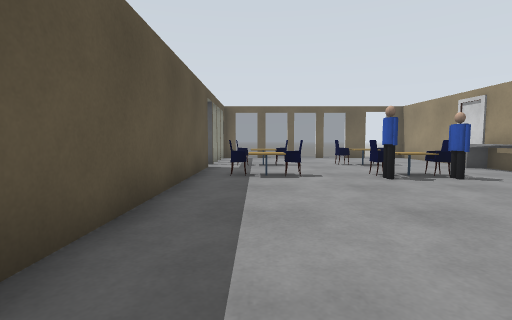
view 1 (above)

12 first-person views from a walk through a robot-simulator world made for Gazebo. The camera is 0.9 m above the floor, tilts 4° down and sees 85° across. The floor is counted in squares, 1 m on a side. Each view is taken from the middle of a square. On the plan, view 1 faces up. The plan holds only what a view shows up to about 11 squares ahead; the rest is blank. Simple shapes stand in for some stock models.

view 2
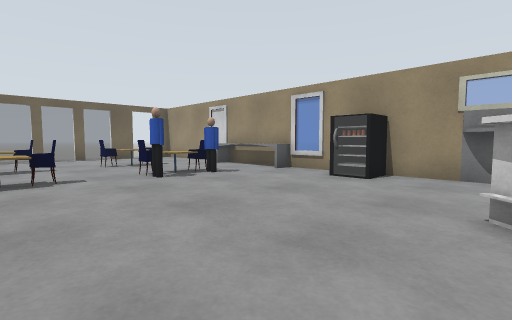

view 3
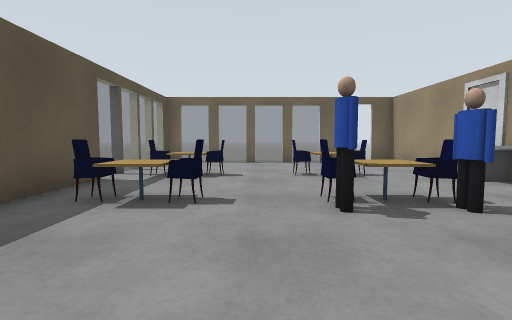

view 4
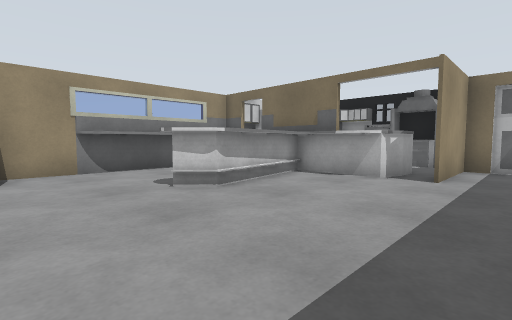

view 5
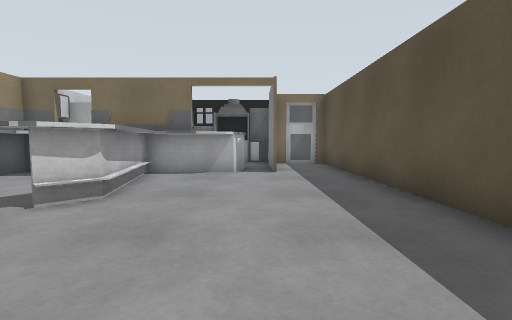

view 6
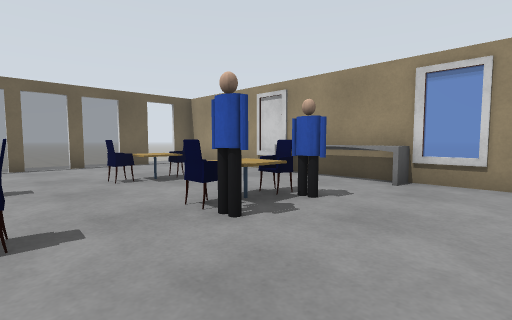

view 7
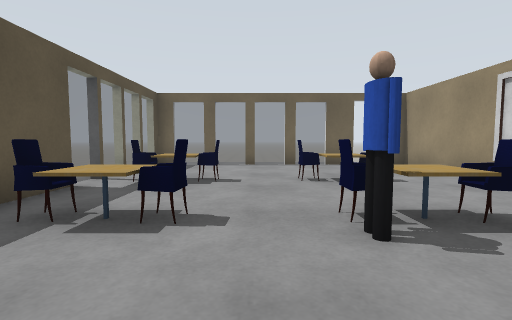

view 8
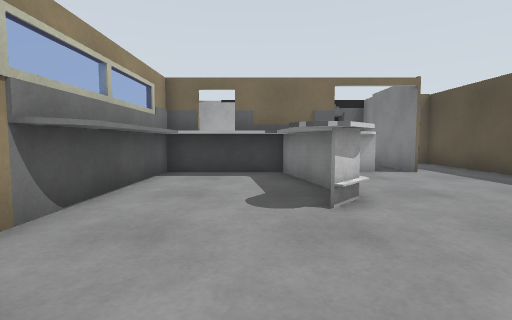

view 9
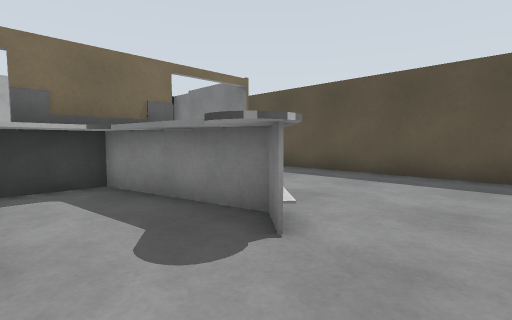

view 10
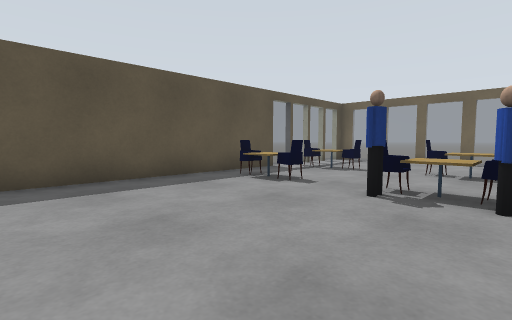

view 11
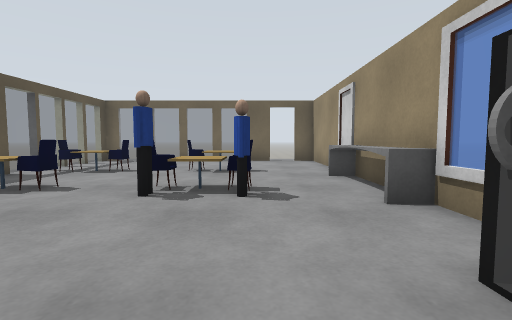

view 12
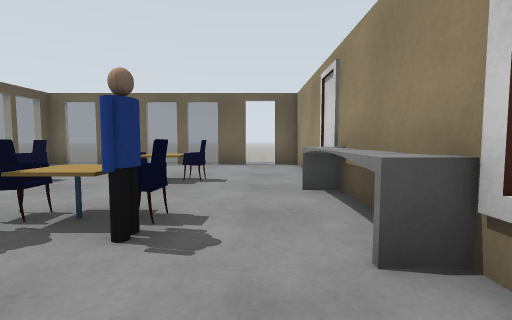

### Floor plan
Key: @ floor where view 1 was taken; # wall or solid block; . main floor; - floor 0.25 m lower than the main floor; = window, fence, low wall or low ledge; C chair; T cafe table; P person.
Columns run from 2 left of view 1 to 8 right of it. Each row starts with its distance up from view 1.
 16     --
 15  ......
 14 #======#.##
 13 =.........#
 12 =.........#
 11 =.........#
 10 =.CC.CTC..#
  9 #........=#
  8 #........=
  7 #.CCCPTPC=
  6 #........=#
  5 #.........=
  4 #.........#
  3 #........=#
  2 #.........#
  1 #........##
  0 #.@...#..#
 -1 #.....#..#
 -2 #.....#..#
 -3 #.....####
 -4 #..#######
 -5 #..##  ###
 -6 #..#   ###
 -7 ####
 -8    ####

Positions as (right, up) in squares from view 1, and headings:
1: (0, 0), facing up
2: (0, 0), facing up-right
3: (2, 3), facing up
4: (-1, 3), facing down-right
5: (1, 4), facing down
6: (1, 4), facing up-right
7: (2, 4), facing up
8: (5, 4), facing down
9: (6, 2), facing down-left
10: (5, 2), facing up-left
11: (5, 2), facing up
12: (6, 4), facing up
